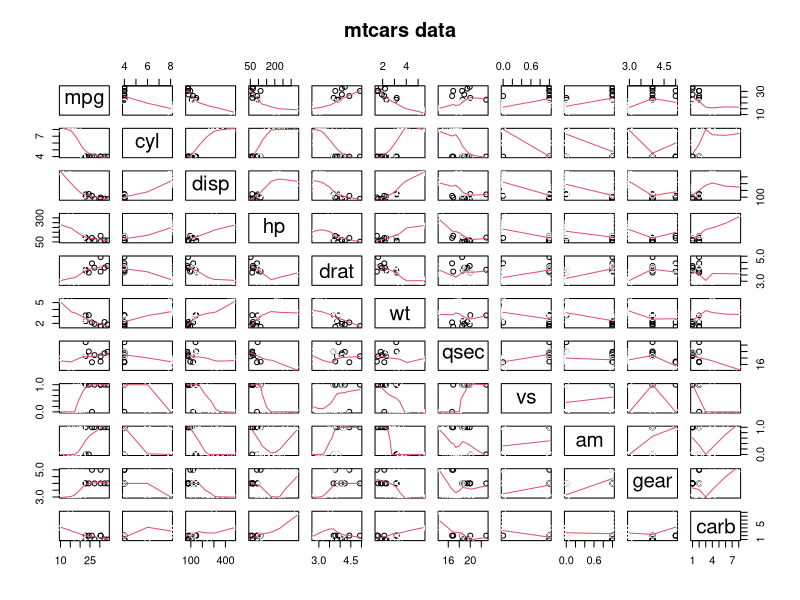
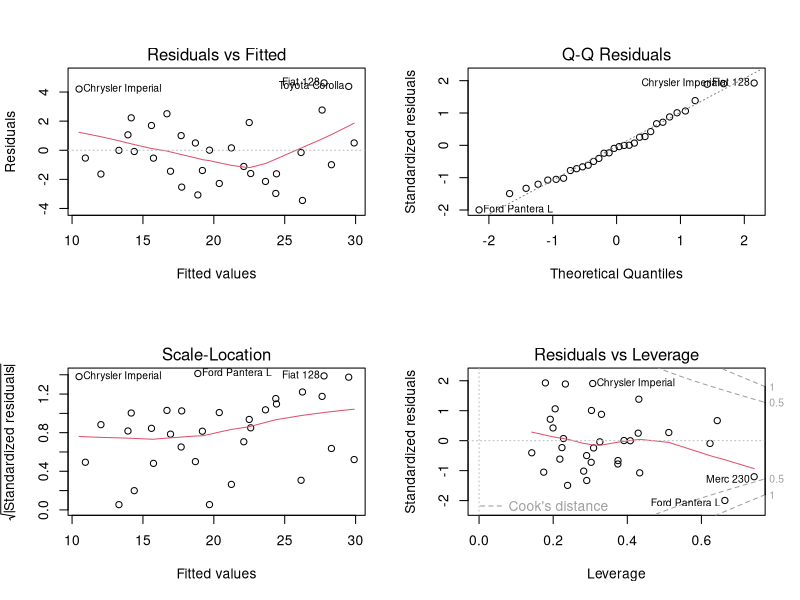

Write the R code that produced these figures, in order. (Note: this script raises an error after producing the figures.)
library(ggplot2)
library(GGally)
library(ggpubr)
library(datasets)
library(dplyr)
data(mtcars)
all <- lm(mpg ~ ., mtcars)
summary(all)$coefficients
summary(lm(mpg ~ am, mtcars))

require(stats); require(graphics)
pairs(mtcars, panel = panel.smooth, main = "mtcars data",
      col = 3 + mtcars$mpg > 25)
summary(lm(mpg ~ ., data = mtcars))


data(mtcars); par(mfrow = c(2, 2))
fit_mt <- lm(mpg ~ ., data = mtcars); plot(fit_mt)

fit1 <- lm(mpg ~ am, data = mtcars)
fit3 <- update(fit, mpg ~ am + cyl + disp)
fit5 <- update(fit, mpg ~ am + cyl + disp + hp + carb)
anova(fit1, fit3, fit5)

summary(lm(mpg ~ ., data = mtcars))$coef

g = ggplot(data = mtcars, aes(y = mpg, x = factor(am), fill = factor(cyl)))
g = g + geom_violin(colour = "black", size = 2)
g

summary(lm(mpg ~ factor(am), data = mtcars))$coef
summary(lm(mpg ~ factor(am) + disp, data = mtcars))$coef
summary(lm(mpg ~ factor(am) + factor(cyl), data = mtcars))$coef

mdl <- lm(mpg ~ am + cyl + disp + hp, data = mtcars)
vif(mdl)

mdl2 <- lm(mpg ~ am + cyl + hp, data = mtcars)
vif(mdl2)


# From Quiz 3, we know that the interaction between number of cylinders and
# weight is likely not necessary for investigation of mpg.
fit1 <- lm(mpg ~ factor(cyl) + disp, data = mtcars)
fit2 <- lm(mpg ~ factor(cyl) * disp, data = mtcars)
summary(fit1)$coef
summary(fit2)$coef

anova(fit1, fit2)
# yields P-value of 0.001 - disp is a covariant for mpg.


###########
library(dplyr)
library(ggplot2)
count(mtcars$am) # returns 19 automatic; 13 manual

g = ggplot(data = mtcars, aes(y = mpg, x = disp, colour = factor(am), shape = factor(cyl)))
g = g + geom_point(size = 6, colour = "black") + geom_point(size = 4)
g = g + xlab("displacement") + ylab("mpg")
g
fit = lm(mpg ~ disp, data = mtcars)
g1 = g
g1 = g1 + geom_abline(intercept = coef(fit)[1], slope = coef(fit)[2], size = 2)
g1
fit_t <- lm(mpg ~ disp * factor(am), data = mtcars)
summary(fit_t)$coef
g1 = g
g1 = g1 + geom_abline(intercept = coef(fit_t)[1], slope = coef(fit_t)[2], size = 2,
                      colour = "salmon")
g1 = g1 + geom_abline(intercept = coef(fit_t)[1] + coef(fit_t)[3],
                      slope = coef(fit_t)[2] + coef(fit_t)[4], size =2,
                      colour = "light blue")
g1
### Add regression after excluding disp < 100


# remove smallest 5 displacement cars
auto <- subset(mtcars, am==0)
min(auto$disp) # [1] 120.1
manual <- subset(mtcars, am==1)
max(manual$disp) # [1] 351

mtcars1 <- subset(mtcars, disp > 120)
mtcars1 <- subset(mtcars1, disp < 352)

h = ggplot(data = mtcars1, aes(y = mpg, x = disp, colour = factor(am), shape = factor(cyl)))
h = h + geom_point(size = 6, colour = "black") + geom_point(size = 4)
h = h + xlab("displacement") + ylab("mpg")
h
fit = lm(mpg ~ disp, data = mtcars1)
h1 = h
h1 = h1 + geom_abline(intercept = coef(fit)[1], slope = coef(fit)[2], size = 2)
h1
fit_t1 <- lm(mpg ~ disp * factor(am), data = mtcars1)
summary(fit_t1)$coef
h1 = h
h1 = h1 + geom_abline(intercept = coef(fit_t1)[1], slope = coef(fit_t1)[2], size = 2,
                      colour = "salmon")
h1 = h1 + geom_abline(intercept = coef(fit_t1)[1] + coef(fit_t1)[3],
                      slope = coef(fit_t1)[2] + coef(fit_t1)[4], size =2,
                      colour = "light blue")
h1

fit1 <- lm(mpg ~ disp + factor(am), data = mtcars1)
fit2 <- lm(mpg ~ disp * factor(am), data = mtcars1)
anova(fit1, fit2)
# P-value = 0.5197 --- P-value (with min/max disp) = 0.8637

manual <- subset(mtcars, am==1)
x <- manual$disp
y <- manual$mpg
z <- (x > 100) * x
fit <- lm(y ~ x + z) 
sum(coef(fit)[2:3])# [1] -0.0363255

opar <- par(mfrow = c(2, 2), oma = c(0, 0, 1.1, 0))
plot(fit_t, las = 1)
par(opar)

opar <- par(mfrow = c(2, 2), oma = c(0, 0, 1.1, 0))
plot(fit_t1, las = 1)
par(opar)
############

fit1 <- lm(mpg ~ disp + factor(am), data = mtcars)
fit2 <- lm(mpg ~ disp * factor(am), data = mtcars)
anova(fit1, fit2)
# P-value = 0.01044

fit1 <- lm(mpg ~ factor(cyl) + factor(vs), data = mtcars)
fit2 <- lm(mpg ~ factor(cyl) * factor(vs), data = mtcars)
anova(fit1, fit2)[6]
# P-value = 0.618

fit1_c <- lm(mpg ~ factor(am) + factor(cyl), data = mtcars)
fit2_c <- lm(mpg ~ factor(am) * factor(cyl), data = mtcars)
cyl <- anova(fit1_c, fit2_c)[6]
# P-value = 0.269

fit1_d <- lm(mpg ~ factor(am) + disp, data = mtcars)
fit2_d <- lm(mpg ~ factor(am) * disp, data = mtcars)
disp <- anova(fit1_d, fit2_d)[6]
# P-value = 0.0104

fit1 <- lm(mpg ~ factor(am) + hp, data = mtcars)
fit2 <- lm(mpg ~ factor(am) * hp, data = mtcars)
anova(fit1, fit2)
# P-value = 0.9806

fit1 <- lm(mpg ~ factor(am) + factor(carb), data = mtcars)
fit2 <- lm(mpg ~ factor(am) * factor(carb), data = mtcars)
anova(fit1, fit2)
# P-value = 0.5614

fit1 <- lm(mpg ~ factor(am) + drat, data = mtcars)
fit2 <- lm(mpg ~ factor(am) * drat, data = mtcars)
anova(fit1, fit2)
# P-value = 0.4538

fit1 <- lm(mpg ~ factor(am) + qsec, data = mtcars)
fit2 <- lm(mpg ~ factor(am) * qsec, data = mtcars)
anova(fit1, fit2)
# P-value = 0.07012

fit1 <- lm(mpg ~ factor(am) + wt, data = mtcars)
fit2 <- lm(mpg ~ factor(am) * wt, data = mtcars)
anova(fit1, fit2)
# P-value = 0.001017

fit1 <- lm(mpg ~ factor(am) + factor(vs), data = mtcars)
fit2 <- lm(mpg ~ factor(am) * factor(vs), data = mtcars)
anova(fit1, fit2)
# P-value = 0.2589

fit1 <- lm(mpg ~ factor(am) + factor(gear), data = mtcars)
fit2 <- lm(mpg ~ factor(am) * factor(gear), data = mtcars)
anova(fit1, fit2)
# P-value = ---

z <- mtcars$disp
lm(mpg ~ . + z, data = mtcars)


#########################
g = ggplot(data = mtcars, aes(y = mpg, x = wt, colour = factor(am), shape = factor(cyl)))
g = g + geom_point(size = 6, colour = "black") + geom_point(size = 4)
g = g + xlab("weight") + ylab("mpg")
g
fit = lm(mpg ~ wt, data = mtcars)
g1 = g
g1 = g1 + geom_abline(intercept = coef(fit)[1], slope = coef(fit)[2], size = 2)
g1
fit_t <- lm(mpg ~ wt * factor(am), data = mtcars)
summary(fit_t)$coef
g1 = g
g1 = g1 + geom_abline(intercept = coef(fit_t)[1], slope = coef(fit_t)[2], size = 2,
                      colour = "salmon")
g1 = g1 + geom_abline(intercept = coef(fit_t)[1] + coef(fit_t)[3],
                      slope = coef(fit_t)[2] + coef(fit_t)[4], size =2,
                      colour = "light blue")
g1
#################################
mtcars$Transmission <- mtcars$am
mtcars$Transmission <- dplyr::recode(mtcars$Transmission, 
                                     `0` = 'Automatic', `1` = 'Manual')
mtcars$Transmission <- as.factor(mtcars$Transmission)

auto <- subset(mtcars, am==0)
min(auto$wt) # [1] 2.465
manual <- subset(mtcars, am==1)
max(manual$wt) # [1] 3.57

mtcars1 <- subset(mtcars, wt > 2.46)
mtcars1 <- subset(mtcars1, wt < 3.571)
qq3 <- ggqqplot(data = mtcars1, x = "mpg", color = "Transmission")

ggpairs(mtcars1, columns = 1:7, lower = list(continuous = wrap("smooth", method = "lm")))
bound <- lm(mpg ~ ., data = mtcars1) # r-sq = 0.959; adjusted r-sq = 0.8907
summary(bound)
tail(cbind(sort(summary(mtcars1)$coefficients[,4])),1) ## $ operator is invalid for atomic vectors
# gear has greatest p-value = 0.5363
bound2 <- lm(mpg ~ ., -gear, data = mtcars1) # r-sq = 0.9829; adjusted r-sq = 0.9258
summary(bound2)

bound3 <- lm(mpg ~ am, data = mtcars1)
summary(bound3)

bp2 <- ggplot(mtcars1, aes(x=Transmission, y=mpg, fill=Transmission, 
                          group=Transmission)) + geom_boxplot()
bp2 <- bp2 + geom_dotplot(binaxis='y', stackdir='center', dotsize=1)
bp2 <- bp2 + labs(x="Transmission", y="Miles per Gallon (mpg)", 
                  title="Miles per Gallon (mpg) by Transmission")

table_2 <- mtcars2 %>%
  group_by(Transmission) %>%
  summarise(n = n(),
            min = min(mpg),
            q1 = quantile(mpg, 0.25),
            median = median(mpg),
            mean_mpg = mean(mpg),
            q3 = quantile(mpg, 0.75),
            max = max(mpg),
            sd_mpg = sd(mpg))
kable(table_1, digits = 2)

mpg_a1 <- mtcars1[mtcars1$Transmission == "Automatic",]$mpg
mpg_m1 <- mtcars1[mtcars1$Transmission == "Manual",]$mpg
t.test(mpg_a1, mpg_m1, alternative = "greater")

sx <- sort(mpg_m1); sy <- sort(mpg_a1)
lenx <- length(sx)
leny <- length(sy)
if (leny < lenx)sx <- approx(1L:lenx, sx, n = leny)$y
if (leny > lenx)sy <- approx(1L:leny, sy, n = lenx)$y
fit1_xy <- lm(sy ~ sx)
require(ggplot2)
qq4 = ggplot() + geom_point(aes(x=sx, y=sy))
qq4 = qq4 + geom_abline(intercept = coef(fit1_xy)[1], slope = coef(fit1_xy)[2], size = 1)
qq4 = qq4 + labs(x="mpg_Manual", y="mpg_Automatic")

require(gridExtra)
grid.arrange(qq3, qq4, ncol=2)

mv_mt1 <- step(lm(mpg ~ ., data=mtcars1),direction="both", trace=FALSE)
summary(mv_mt1)

mtcars2 <- subset(mtcars, wt >= min(auto$wt))
mtcars2 <- subset(mtcars2, wt <= max(manual$wt))

#########################
fit <- lm(mpg ~ ., data = mtcars)
fit1 <- lm(mpg ~ wt, data = mtcars)
fit3 <- update(fit, mpg ~ wt + disp)
fit5 <- update(fit, mpg ~ wt + disp + qsec)
anova(fit1, fit3, fit5)

h = ggplot(data = mtcars1, aes(y = mpg, x = wt, colour = factor(am), shape = factor(cyl)))
h = h + geom_point(size = 6, colour = "black") + geom_point(size = 4)
h = h + xlab("weight") + ylab("mpg")
h
fit = lm(mpg ~ wt, data = mtcars1)
h1 = h
h1 = h1 + geom_abline(intercept = coef(fit)[1], slope = coef(fit)[2], size = 2)
h1
fit_t1 <- lm(mpg ~ wt * factor(am), data = mtcars1)
summary(fit_t1)$coef
h1 = g + geom_abline(intercept = coef(fit)[1], slope = coef(fit)[2], size = 2)
h1 = h1 + geom_abline(intercept = coef(fit_t1)[1], slope = coef(fit_t1)[2], size = 2,
                      colour = "salmon")
h1 = h1 + geom_abline(intercept = coef(fit_t1)[1] + coef(fit_t1)[3],
                      slope = coef(fit_t1)[2] + coef(fit_t1)[4], size =2,
                      colour = "light blue")
h1 = h1 + geom_vline(xintercept = 2.46, colour = "black", size = 2, linetype = "dashed")
h1 = h1 + geom_vline(xintercept = 3.57, colour = "black", size = 2, linetype = "dashed")
h1

fit1 <- lm(mpg ~ wt + factor(am), data = mtcars1)
fit2 <- lm(mpg ~ wt * factor(am), data = mtcars1)
anova(fit1, fit2)

######################
library(ggpubr)
data(mtcars); par(mfrow = c(2, 2))
fit <- lm(mpg ~ ., data = mtcars); plot(fit)

c = ggplot(data=mtcars, aes(y=mpg, x=cyl, colour=factor(am))) + geom_point(size=2)
d = ggplot(data=mtcars, aes(y=mpg, x=disp, colour=factor(am))) + geom_point(size=2)
h = ggplot(data=mtcars, aes(y=mpg, x=hp, colour=factor(am))) + geom_point(size=2)
dr = ggplot(data=mtcars, aes(y=mpg, x=drat, colour=factor(am))) + geom_point(size=2)
w = ggplot(data=mtcars, aes(y=mpg, x=wt, colour=factor(am))) + geom_point(size=2)
q = ggplot(data=mtcars, aes(y=mpg, x=qsec, colour=factor(am))) + geom_point(size=2)
v = ggplot(data=mtcars, aes(y=mpg, x=vs, colour=factor(am))) + geom_point(size=2)
g = ggplot(data=mtcars, aes(y=mpg, x=gear, colour=factor(am))) + geom_point(size=2)
ca = ggplot(data=mtcars, aes(y=mpg, x=carb, colour=factor(am))) + geom_point(size=2)
test <- ggarrange(c, d, h, dr, w, q, v, g, ca, ncol = 3, nrow = 3)
test

par(mfrow = c(1, 2))
with(mtcars, {
  plot(mpg~cyl,
       ylab = "mpg", xlab = "Cylinders")
  plot(mpg~disp,
       ylab = "mpg", xlab = "Engine Displacement (cu. in.)")
})

par(mfrow = c(1, 2))
{
  ggplot(data=mtcars, aes(y=mpg, x=cyl, colour=factor(am))) + geom_point(size=2)
  ggplot(data=mtcars, aes(y=mpg, x=disp, colour=factor(am))) + geom_point(size=2)

}

mtcars1$Transmission <- dplyr::recode(mtcars1$Transmission, 
                                     `0` = 'Automatic', `1` = 'Manual')
mtcars1$Transmission <- as.factor(mtcars1$Transmission)
table <- mtcars1 %>%
  group_by(transmission) %>%
  summarise(n = n(),
            min = min(mpg),
            q1 = quantile(mpg, 0.25),
            median = median(mpg),
            mean_mpg = mean(mpg),
            q3 = quantile(mpg, 0.75),
            max = max(mpg),
            sd_mpg = sd(mpg))
ggplot(mtcars1, aes(y = mpg, x = transmission)) + 
  geom_boxplot() +
  geom_dotplot(binaxis = 'y', stackdir = 'center', fill = 'red') +
  labs(x = "Transmission", y = "Miles Per Gallon (MPG)",
       title = "Miles Per Gallon (MPG) by Transmission")

all_1 <- (lm(mpg ~ ., data = mtcars1))
tail(cbind(sort(summary(all_1)$coefficients[,4])),1)
tail(cbind(sort(summary(all)$coefficients[,4])))

pi <- data.frame(Transmission = c("Automatic", "Manual"),
                 Lower = c(pi_a[2], pi_m[2]),
                 Fit = c(pi_a[1], pi_m[1]),
                 Upper = c(pi_a[3], pi_m[3]))
kable(pi, digits = 3, align = 'c', caption = "Simple Linear Regression: MPG Prediction Intervals")


#####################################################
mtcars$Transmission <- dplyr::recode(mtcars$Transmission, 
                                      `0` = 'Automatic', `1` = 'Manual')
mtcars$Transmission <- as.factor(mtcars$Transmission)
qq1 <- ggqqplot(data = mtcars, x = "mpg", color = "Transmission")


mtcarsa <- subset(mtcars, am == 0)
mtcarsm <- subset(mtcars, am == 1)
t.test(mtcarsm$mpg, mtcarsa$mpg, alternative = "greater", paired = FALSE, var.equal = FALSE)

mpg_a <- mtcars[mtcars$Transmission == "Automatic",]$mpg
mpg_m <- mtcars[mtcars$Transmission == "Manual",]$mpg
t.test(mpg_a, mpg_m, alternative = "greater")

sx <- sort(mpg_m); sy <- sort(mpg_a)
lenx <- length(sx)
leny <- length(sy)
if (leny < lenx)sx <- approx(1L:lenx, sx, n = leny)$y
if (leny > lenx)sy <- approx(1L:leny, sy, n = lenx)$y
fit_xy <- lm(sy ~ sx)
require(ggplot2)
qq2 = ggplot() + geom_point(aes(x=sx, y=sy))
qq2 = g + geom_abline(intercept = coef(fit_xy)[1], slope = coef(fit_xy)[2], size = 1)
qq2 = qq2 + labs(x="mpg_Manual", y="mpg_Automatic")
t.test(sx, sy, alternative = "greater")
## a Q-Q plot that is reasonable linear indicates that the 2 data sets have distributions
## with similar shapes
require(gridExtra)
grid.arrange(qq1, qq2, ncol=2)


model <- lm(mpg ~ Transmission - am, data = mtcars)
summary(model)

step(lm(mpg~.,data=df),direction="both")

mtcars$Transmission_Type[mtcars$am==0] <- "Automatic"
mtcars$Transmission_Type[mtcars$am==1] <- "Manual"
df <- mtcars[,-9, drop=FALSE]
mv <- step(lm(mpg ~ ., data=df),direction="both", trace=FALSE)
summary(mv)$coef

confint(mv)[2,]
